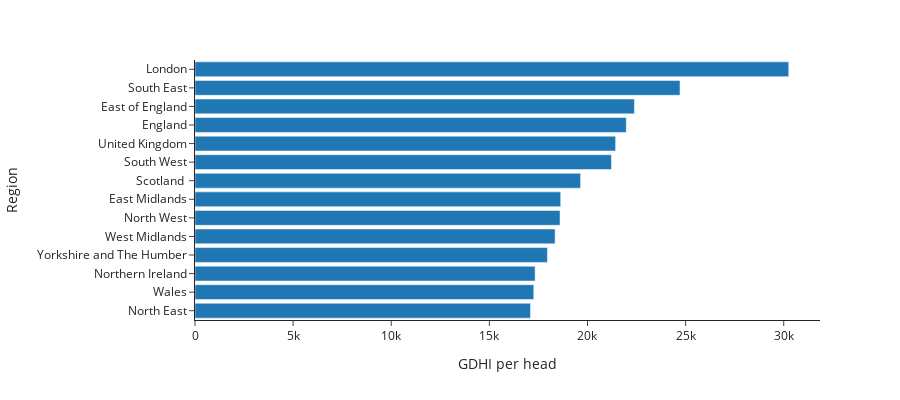

The cell this chart's notebook holds for it:
### Code cell
px.bar(data, y="Region", x="GDHI per head",
             height=400, 
             template = 'simple_white', orientation='h')

### Figure 1 — Plotly figure (JSON) as saved in the notebook; plotly's stock layout.template omitted (floating-point values rounded to 4 significant figures)
{"data": [{"alignmentgroup": "True", "hovertemplate": "GDHI per head=%{x}<br>Region=%{y}<extra></extra>", "legendgroup": "", "marker": {"color": "#1F77B4", "pattern": {"shape": ""}}, "name": "", "offsetgroup": "", "orientation": "h", "showlegend": false, "textposition": "auto", "type": "bar", "x": [17096, 17263, 17331, 17959, 18350, 18601, 18635, 19649, 21222, 21433, 21978, 22392, 24715, 30256], "xaxis": "x", "y": ["North East", "Wales", "Northern Ireland", "Yorkshire and The Humber", "West Midlands", "North West", "East Midlands", "Scotland ", "South West", "United Kingdom", "England", "East of England", "South East", "London"], "yaxis": "y"}], "layout": {"barmode": "relative", "height": 400, "legend": {"tracegroupgap": 0}, "margin": {"t": 60}, "xaxis": {"anchor": "y", "domain": [0, 1], "title": {"text": "GDHI per head"}}, "yaxis": {"anchor": "x", "domain": [0, 1], "title": {"text": "Region"}}}}
